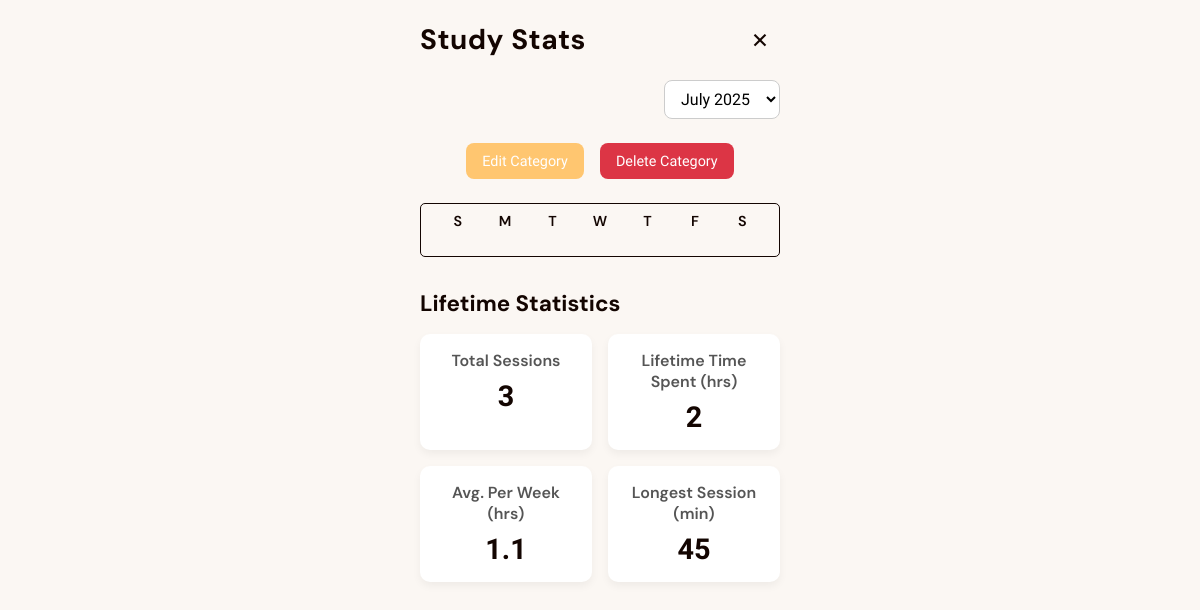
Page /category_stats/1 on the earlier database version.
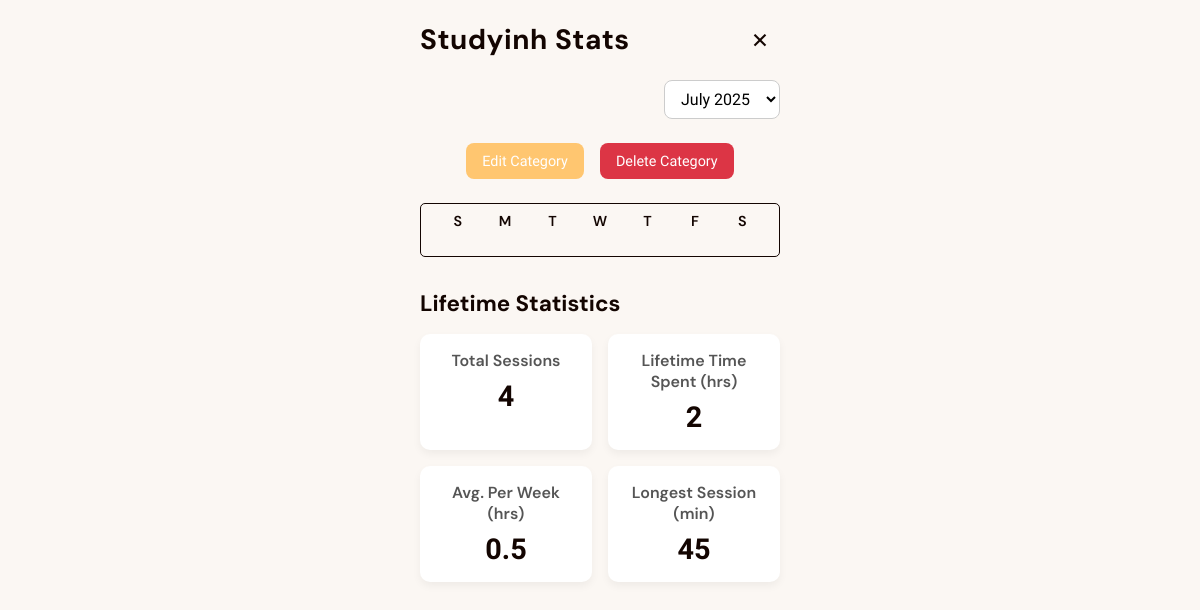
Same page on the later database version.
### test_alch.py (models this page shows)
class Category(Base):
    __tablename__ = 'categories'
    id = Column(Integer, primary_key=True, autoincrement=True)
    name = Column(String)
    description = Column(String)
    icon = Column(String)
    log_entries = relationship("LogEntry", back_populates="category", cascade="all, delete-orphan", passive_deletes=True)

### app.py (the view, shortened to what this page needs)
@app.route('/category_stats/<int:category_id>')
def category_stats(category_id):
    session = SessionLocal()
    category = session.query(Category).filter(Category.id == category_id).first()
    if not category:
        session.close()
        return "Category not found", 404
    log_entries = session.query(LogEntry).filter(LogEntry.category_id == category_id).order_by(LogEntry.date).all()
    available_months = []
    entries_by_month_day = defaultdict(lambda: defaultdict(list))
    lifetime_stats = {
        'total_sessions': 0,
        'total_minutes': 0,
        'longest_session_minutes': 0,
        'avg_hours_per_week': 0,
        'total_hours_spent': 0
    }
    if log_entries:
        min_date = log_entries[0].date
        max_date = log_entries[-1].date
        current_month_year = ""
        for entry in log_entries:
            month_year_str = entry.date.strftime("%Y-%m")
            if month_year_str not in available_months:
                available_months.append(month_year_str)
            entries_by_month_day[month_year_str][entry.date.day].append({
                'id': entry.id,
                'date': entry.date.isoformat(),
                'duration': entry.duration,
                'notes': entry.notes
            }) # Storing as dicts for easier JSON serialization later
        available_months.sort()
        lifetime_stats['total_sessions'] = len(log_entries)
        total_duration_query = session.query(func.sum(LogEntry.duration)).filter(LogEntry.category_id == category_id).scalar()
        lifetime_stats['total_minutes'] = total_duration_query if total_duration_query else 0
        lifetime_stats['total_hours_spent'] = math.ceil(lifetime_stats['total_minutes'] / 60)
        longest_session_query = session.query(func.max(LogEntry.duration)).filter(LogEntry.category_id == category_id).scalar()
        lifetime_stats['longest_session_minutes'] = longest_session_query if longest_session_query else 0
        if min_date and max_date:
            if min_date == max_date:
                total_days_span = 1
            else:
                total_days_span = (max_date - min_date).days + 1
            total_weeks = max(1, math.ceil(total_days_span / 7))
            if lifetime_stats['total_minutes'] > 0 and total_weeks > 0:
                total_hours = lifetime_stats['total_minutes'] / 60
                lifetime_stats['avg_hours_per_week'] = round(total_hours / total_weeks, 1)
            else:
                lifetime_stats['avg_hours_per_week'] = 0
    is_empty_category = not log_entries
    session.close()
    return render_template('category_stats.html',
                           category=category,
                           log_entries_data=entries_by_month_day,
                           available_months=available_months,
                           lifetime_stats=lifetime_stats,
                           is_empty_category=is_empty_category) # Pass the flag

### app.py (called while the page is built)
def format_month_year(value_str):
    if not value_str:
        return ""
    try:
        dt_object = datetime.strptime(value_str, "%Y-%m")
        return dt_object.strftime("%B %Y")
    except ValueError:
        return value_str # Return original if parsing fails

### templates/category_stats.html (shortened to what this page needs)
<!DOCTYPE html>
<html lang="en">
<head>
    <link rel="stylesheet" href="{{ url_for('static', filename='css/styles.css') }}">
</head>
<body>
<div class="container">
    <header class="header">
        <h1>{{ category.name }} Stats</h1>
        <a href="{{ url_for('index') }}" class="close-btn">&times;</a>
    </header>
    <div class="month-selector-container">
        <select class="month-selector" id="month-selector">
            {% if available_months %}
                {% for month_val in available_months %}
                    <option value="{{ month_val }}">{{ month_val | formatmonthyear }}</option>
                {% endfor %}
            {% else %}
                <option value="">No data available</option>
            {% endif %}
        </select>
    </div>
    <div class="category-actions">
        <a href="{{ url_for('edit_category', category_id=category.id) }}" class="button edit-action-btn">Edit Category</a>
        <button type="button" class="button delete-action-btn" id="initiate-delete-btn">Delete Category</button>
    </div>
    <div class="calendar-wrapper">
        <div class="weekdays">
            <div>S</div><div>M</div><div>T</div><div>W</div><div>T</div><div>F</div><div>S</div>
        </div>
        <div class="calendar" id="calendar-grid">
        </div>
    </div>
    <div class="stats-section-container">
        <h3 class="section-title">Lifetime Statistics</h3>
        <div class="stats-grid">
            <div class="stat-box">
                <h4>Total Sessions</h4>
            <div class="stat-value" id="total-sessions">{{ lifetime_stats.total_sessions }}</div>
        </div>
        <div class="stat-box">
            <h4>Lifetime Time Spent (hrs)</h4>
            <div class="stat-value" id="total-hours-spent">{{ lifetime_stats.total_hours_spent }}</div>
        </div>
        <div class="stat-box">
            <h4>Avg. Per Week (hrs)</h4>
            <div class="stat-value" id="avg-hours-week">{{ lifetime_stats.avg_hours_per_week }}</div>
        </div>
        <div class="stat-box">
            <h4>Longest Session (min)</h4>
            <div class="stat-value" id="longest-session">{{ lifetime_stats.longest_session_minutes }}</div>
        </div>
    </div>
</div>
</body>
</html>

Differences in the rows shown:
changed Category: name "Study" → "Studyinh"
Other differences:
{{ lifetime_stats.total_sessions }}: "3" → "4"
{{ lifetime_stats.avg_hours_per_week }}: "1.1" → "0.5"
